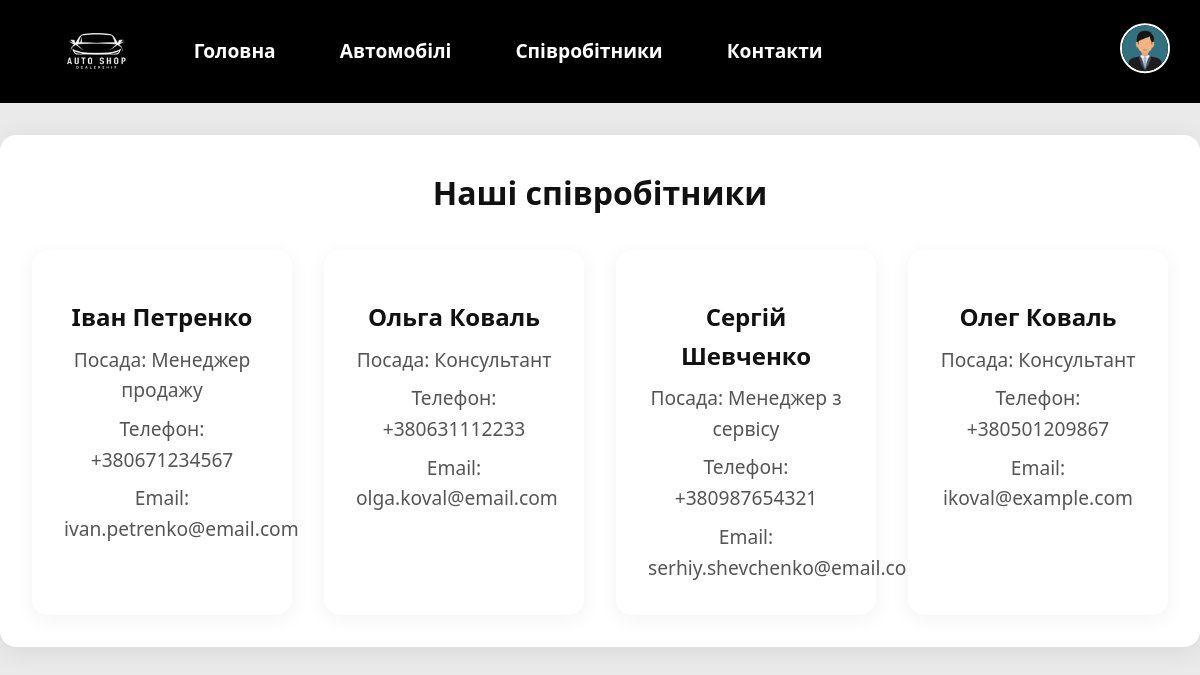
The page /workers on the database its author committed.
### main/models.py (models this page shows, shortened)
class Worker(models.Model):
    full_name = models.CharField(max_length=100)
    position = models.CharField(max_length=100)
    phone = models.CharField(max_length=15)
    email = models.EmailField()
    is_active = models.BooleanField(default=True)

### main/views.py (the view)
# urls.py: path('workers', views.show_workers, name='workers_page'),
def show_workers(request):
    workers = Worker.objects.filter(is_active=True)
    return render(request, 'main/workers.html', {'workers': workers})

### main/templates/main/workers.html (shortened to what this page needs)
{% extends 'layout.html' %}
{% block content %}
<h2>Наші співробітники</h2>
<div class="cards">
    {% for worker in workers %}
        <div class="card">
            <h3>{{ worker.full_name }}</h3>
            <p>Посада: {{ worker.position }}</p>
            <p>Телефон: {{ worker.phone }}</p>
            <p>Email: {{ worker.email }}</p>
        </div>
    {% empty %}
        <p>Немає даних про співробітників.</p>
    {% endfor %}
</div>
{% endblock %}

### main/static/main/css/style.css (style rules this page uses)
* { box-sizing: border-box; margin: 0; padding: 0; font-family: system-ui, -apple-system, BlinkMacSystemFont, 'Segoe UI', Roboto, Oxygen, Ubuntu, Cantarell, 'Open Sans', 'Helvetica Neue', sans-serif; }
body { background-color: #eaeaea; color: #111; line-height: 1.6; overflow-x: hidden; }
.cards { display: grid; grid-template-columns: repeat(auto-fill, minmax(250px, 1fr)); gap: 2rem; margin-top: 2rem; }
.card { background-color: #fff; border-radius: 1rem; padding: 2rem; text-align: center; box-shadow: 0 4px 20px rgba(0,0,0,0.05); transition: transform 0.3s, box-shadow 0.3s; }
.card h3 { margin-top: 1rem; font-size: 1.5rem; }
.card p { margin-top: 0.5rem; font-size: 1.2rem; color: #555; }
h2 { font-size: 2rem; margin-bottom: 1rem; text-align: center; }

### rows shown on the page
Worker: full_name "Іван Петренко", position "Менеджер продажу", phone "+380671234567", email "ivan.petrenko@email.com"
Worker: full_name "Ольга Коваль", position "Консультант", phone "+380631112233", email "olga.koval@email.com"
Worker: full_name "Сергій Шевченко", position "Менеджер з сервісу", phone "+380987654321", email "serhiy.shevchenko@email.com"
Worker: full_name "Олег Коваль", position "Консультант", phone "+380501209867", email "ikoval@example.com"
